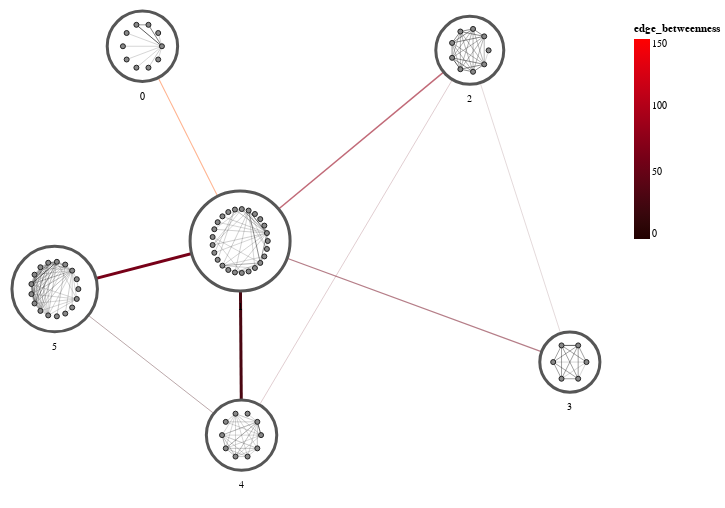

Here is the notebook cell this chart was saved with:
### Markdown cell above
We can use other edge attributes in the original graph as edge weights, or for other properties of edges - colour, opacity etc.

To illustrate, let's add an edge betweenness attribute to G, and use that to aggregate

### Code cell
edge_betweenness = nx.edge_betweenness_centrality(G, normalized=False)
print("Example edge betweeness entries:\n", dict(list(edge_betweenness.items())[:3]))

nx.set_edge_attributes(G, edge_betweenness, "edge_betweenness")

combo_chart(
    layout_fn=nx.circular_layout,
    combo_edge_agg_attrs={
        "edge_betweenness": ("edge_betweenness", "mean")
    },
    additional_combo_edge_args=dict(
        color=alt.Color(
            "edge_betweenness:Q", scale=alt.Scale(
                domain=[0, 150],
                range=["#200", "#f00"],
                type="linear"
            )
        )
    )
)
